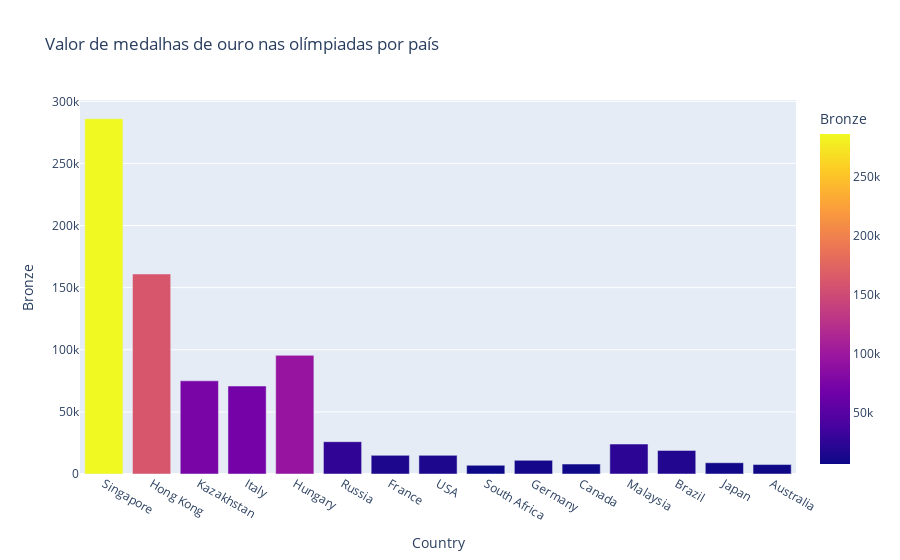

The code cell stored with this chart in its notebook:
### Code cell
medals = px.bar(df[:15], x='Country', y='Bronze', title='Valor de medalhas de ouro nas olímpiadas por país', color='Bronze')
medals.show()

### Figure 1 — Plotly figure (JSON) as saved in the notebook; plotly's stock layout.template omitted (floating-point values rounded to 4 significant figures)
{"data": [{"alignmentgroup": "True", "hovertemplate": "Country=%{x}<br>Bronze=%{marker.color}<extra></extra>", "legendgroup": "", "marker": {"color": [286000, 161000, 75000, 70800, 95500, 26000, 15000, 15000, 7000, 11000, 8000, 24100, 19000, 9045, 7600], "coloraxis": "coloraxis"}, "name": "", "offsetgroup": "", "orientation": "v", "showlegend": false, "textposition": "auto", "type": "bar", "x": ["Singapore", "Hong Kong", "Kazakhstan", "Italy", "Hungary", "Russia", "France", "USA", "South Africa", "Germany", "Canada", "Malaysia", "Brazil", "Japan", "Australia"], "xaxis": "x", "y": [286000, 161000, 75000, 70800, 95500, 26000, 15000, 15000, 7000, 11000, 8000, 24100, 19000, 9045, 7600], "yaxis": "y"}], "layout": {"barmode": "relative", "coloraxis": {"colorbar": {"title": {"text": "Bronze"}}, "colorscale": [[0, "#0d0887"], [0.1111, "#46039f"], [0.2222, "#7201a8"], [0.3333, "#9c179e"], [0.4444, "#bd3786"], [0.5556, "#d8576b"], [0.6667, "#ed7953"], [0.7778, "#fb9f3a"], [0.8889, "#fdca26"], [1, "#f0f921"]]}, "legend": {"tracegroupgap": 0}, "title": {"text": "Valor de medalhas de ouro nas olímpiadas por país"}, "xaxis": {"anchor": "y", "domain": [0, 1], "title": {"text": "Country"}}, "yaxis": {"anchor": "x", "domain": [0, 1], "title": {"text": "Bronze"}}}}
